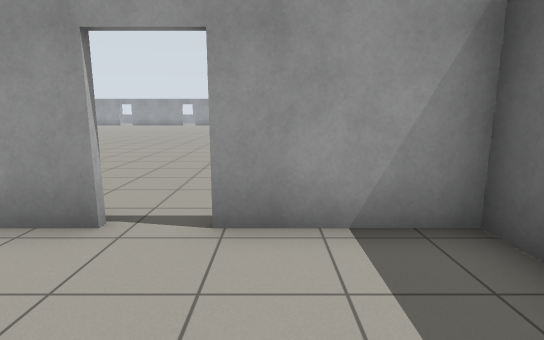
[1] (above)

24 first-person views from a walk through a Gazebo world. The camera is 1.2 m above the floor, tilts 10° down and sees 80° across. The floor is counted in squares, 1 m on a side. Each view is taken from the middle of a square. On the plan, view 1 faces up. The plan holds only what a view shows up to about 13 squares ahead; the rest is blank.

[2]
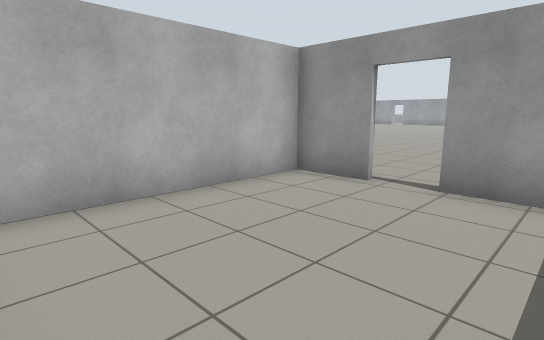

[3]
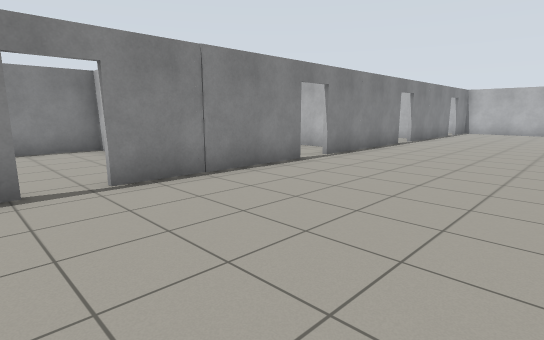

[4]
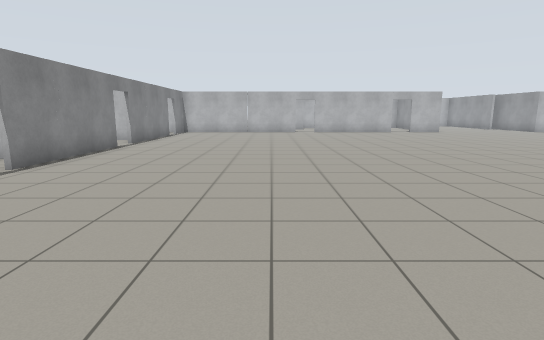

[5]
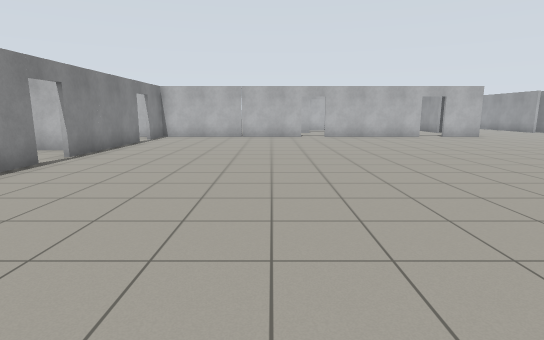

[6]
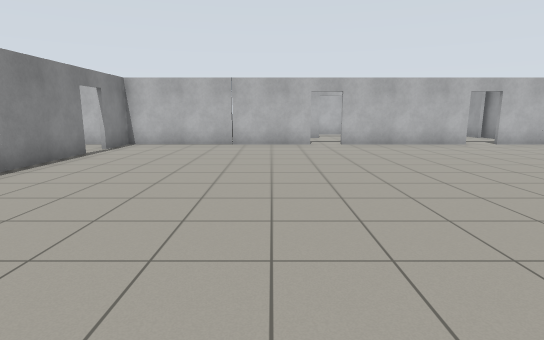

[7]
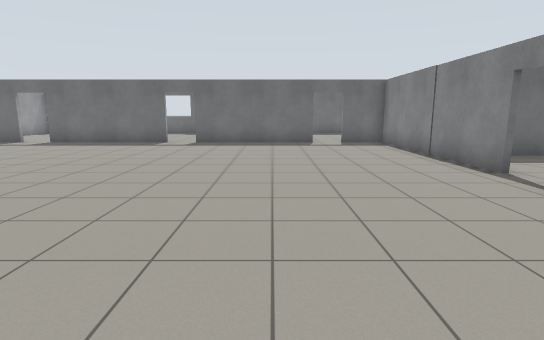

[8]
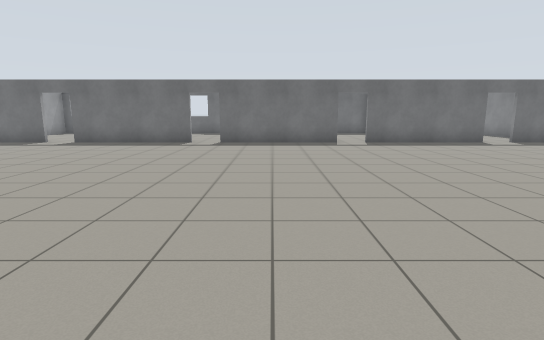

[9]
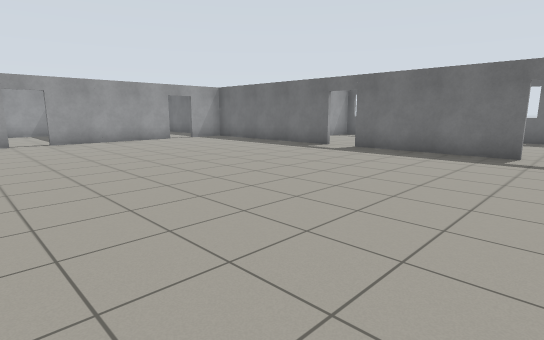

[10]
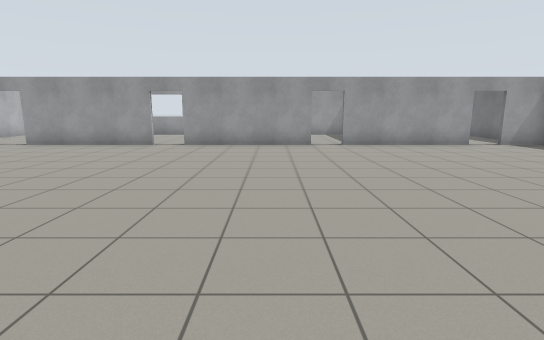

[11]
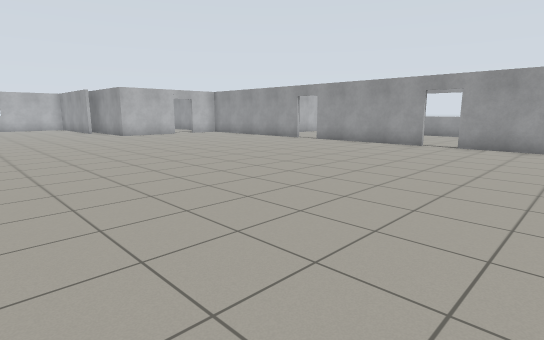

[12]
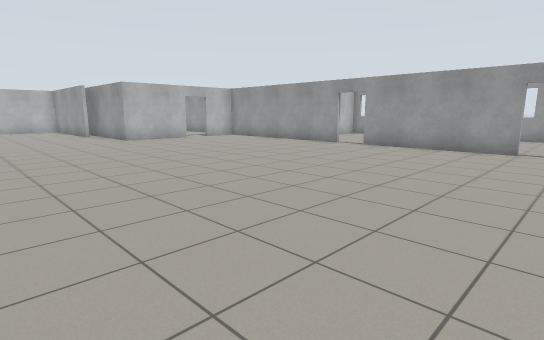

[13]
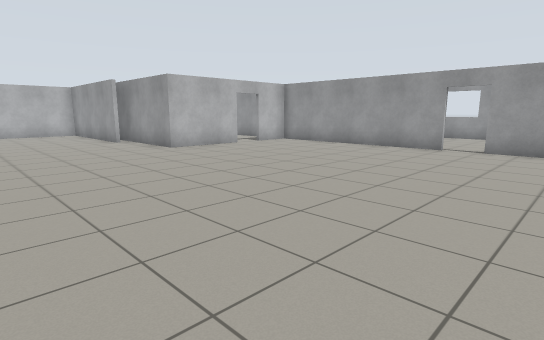

[14]
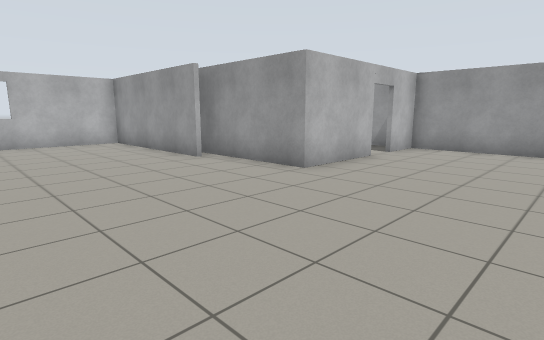

[15]
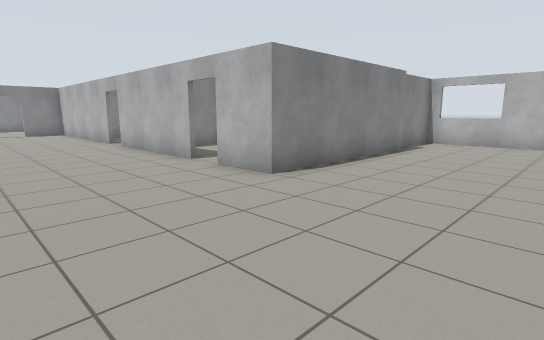

[16]
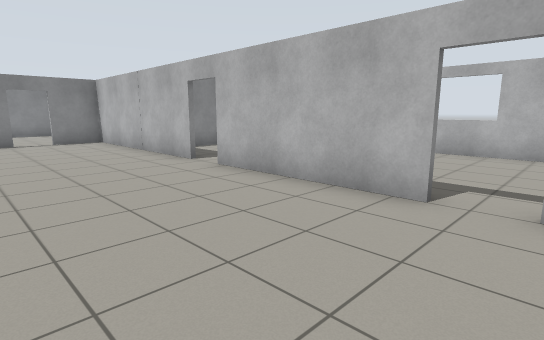

[17]
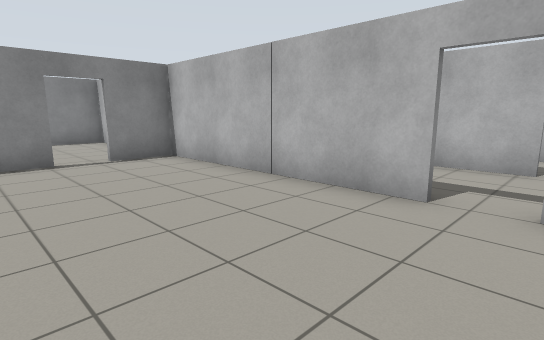

[18]
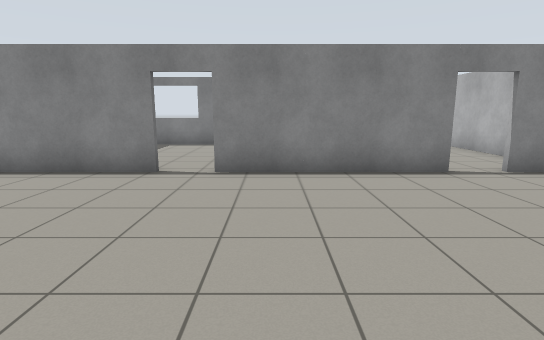

[19]
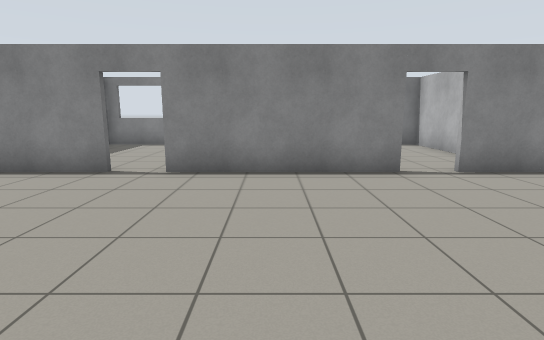

[20]
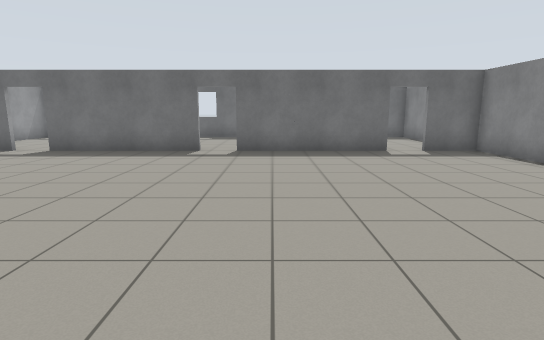

[21]
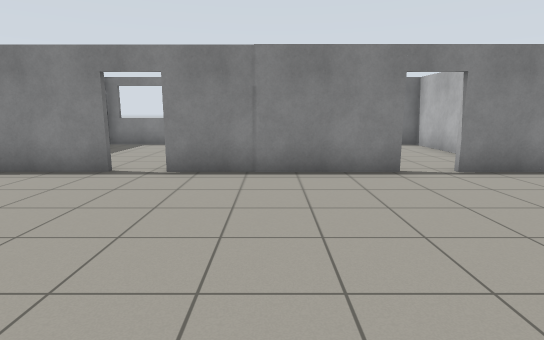

[22]
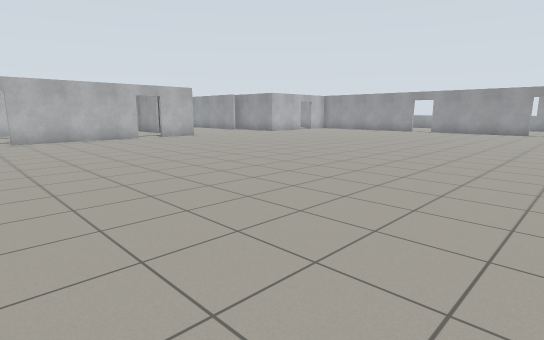

[23]
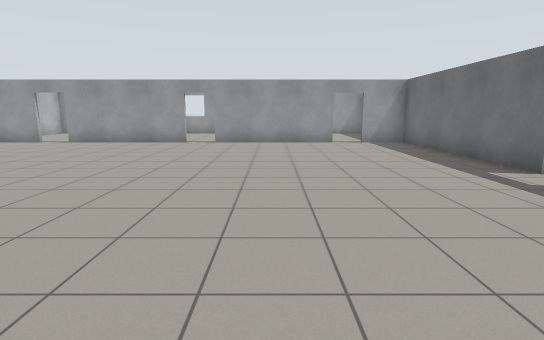

[24]
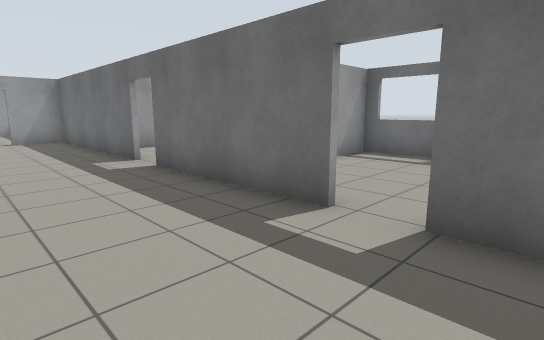

### Floor plan
Points are (right, up) in squares from view 1. A wall is a line through its corners. A room is listed if a view was taken in it or the views show most of it. See-through windows are left out.
Room 1 (views 1, 2)
walls: (2.2, 0.2) (2.2, 3.3) (-0.6, 3.3); (-1.8, 3.3) (-3.5, 3.3) (-3.5, -2.4) (2.2, -2.4)
ways out: open door at (-1.5, 3) to room 2
Room 2 (views 3, 4, 5, 6, 7, 8, 9, 10, 11, 12, 13, 14, 15, 16, 17, 18, 19, 20, 21, 22, 23, 24)
walls: (-21.5, 16.5) (-21.5, 11.6); (-6.8, 3.4) (-1.8, 3.4); (-21.5, 10.5) (-21.5, 3.4) (-19.8, 3.4); (-12.8, 3.4) (-7.8, 3.4); (-8.5, 31.3) (-13.4, 31.3); (-14.5, 31.3) (-21.5, 31.3) (-21.5, 29.6); (6.3, 18.2) (6.3, 23.1); (-2.5, 31.3) (-7.4, 31.3); (-0.8, 3.4) (6.3, 3.4) (6.3, 5.1); (6.3, 12.2) (6.3, 17.1); (-18.8, 3.4) (-13.8, 3.4); (6.3, 24.2) (6.3, 31.3) (4.6, 31.3); (-21.5, 28.5) (-21.5, 25.5) (-25.6, 25.5); (-24.7, 24.9) (-30.6, 24.9) (-30.6, 19.2) (-28.2, 19.2); (-27.5, 19.5) (-21.5, 19.5) (-21.5, 17.6); (6.3, 6.2) (6.3, 11.1); (3.5, 31.3) (-1.4, 31.3)
ways out: open door at (-1.5, 3) to room 1; open door at (-13.5, 3) to room 3; open door at (-7.5, 3) to room 4; open door at (-21.5, 17) to room 5; open door at (-21.5, 11); open door at (-21.5, 29); open door at (-19.5, 3); open door at (-14, 31); open door at (-8, 31); open door at (-2, 31); open door at (4, 31); open door at (6, 5.5); open door at (6, 11.5); open door at (6, 17.5); open door at (6, 23.5)
Room 3 (no view inside)
walls: (-12.9, -2.4) (-10.5, -2.4); (-15.5, 2.3) (-15.5, -2.4) (-14.9, -2.4)
ways out: open door at (-13.5, 3) to room 2
Room 4 (no view inside)
walls: (-6, -2.4) (-3.8, -2.4); (-9.5, 2.1) (-9.5, -2.4) (-8.9, -2.4)
ways out: open door at (-7.5, 3) to room 2
Room 5 (no view inside)
walls: (-27.3, 17.1) (-27.3, 14.5); (-24.4, 13.7) (-23.4, 13.7)
ways out: open door at (-21.5, 17) to room 2

Positions as (right, up) in squares from view 1, and headings:
1: (0, 0), facing up
2: (1, -2), facing up-left
3: (0, 9), facing down-left
4: (-1, 9), facing left
5: (-5, 9), facing left
6: (-9, 9), facing left
7: (-7, 8), facing right
8: (-7, 15), facing right
9: (-4, 17), facing up-right
10: (-4, 19), facing up
11: (-4, 19), facing up-left
12: (-7, 20), facing up-left
13: (-11, 20), facing up-left
14: (-17, 20), facing up-left
15: (-17, 24), facing down-left
16: (-17, 18), facing down-left
17: (-17, 12), facing down-left
18: (-15, 10), facing down
19: (-10, 10), facing down
20: (-4, 10), facing right
21: (-4, 10), facing down
22: (-6, 10), facing up-left
23: (1, 18), facing up
24: (3, 16), facing up-right
